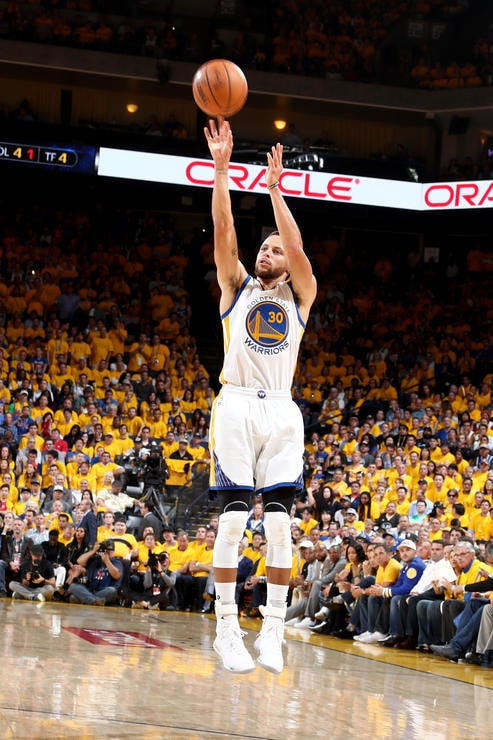
#> input picture src/nba_gm_data/gui/assets/dot-press/sources/curry-finals.jpg, 493 x 740 px
$ python build_dot_press.py
#> lines starting #> are read from the running program, lines starting #| are printed output that depends on the picture
"""Reproducible photographic cutouts and halftone review assets. No generated pixels."""
from pathlib import Path
import math
import json
import zipfile

import numpy as np
from PIL import Image, ImageDraw, ImageFilter, ImageFont

ROOT = Path(__file__).resolve().parents[1]
ASSETS = ROOT / 'src/nba_gm_data/gui/assets/dot-press'
OUT = ASSETS / 'exports'
SIZE = 1024

# Legacy selections now define framing only, never the exported photographic edges.
# Refined, source-resolution RGBA cutouts live in assets/dot-press/cutouts/.
MASKS = {
    'curry': {
        'file': 'curry-finals.jpg', 'ref': (493, 740),
        'polygons': [
            [(209,117),(215,121),(214,133),(217,138),(218,118),(222,117),(224,136),(226,122),(230,122),(232,137),(231,148),(227,156),(231,181),(232,207),(235,234),(240,261),(247,274),(251,270),(251,252),(258,240),(266,235),(278,235),(282,246),(285,257),(287,266),(291,271),(289,245),(282,223),(270,189),(266,180),(266,168),(269,156),(270,149),(274,150),(274,162),(277,144),(281,144),(281,162),(282,151),(285,153),(283,169),(280,181),(292,208),(300,232),(310,258),(315,280),(316,292),(311,307),(307,321),(302,339),(300,359),(296,380),(297,390),(303,412),(305,441),(303,471),(307,483),(297,489),(297,509),(295,536),(294,561),(291,584),(290,609),(286,624),(283,638),(283,653),(290,668),(290,676),(280,681),(266,676),(257,670),(254,661),(255,647),(261,624),(266,614),(266,595),(262,568),(259,541),(257,518),(255,505),(251,501),(248,519),(244,550),(238,583),(237,607),(239,626),(245,649),(254,662),(254,668),(241,672),(228,670),(220,665),(214,652),(211,637),(211,622),(214,604),(214,589),(213,565),(215,541),(218,520),(221,505),(220,490),(208,488),(208,467),(211,434),(212,414),(215,397),(215,387),(216,372),(216,351),(220,332),(220,314),(220,301),(216,287),(212,269),(211,249),(212,225),(212,201),(212,177),(213,159),(208,144),(204,131),(205,124),(208,126),(213,137)],
            [(219,59),(229,61),(239,67),(245,78),(248,91),(246,103),(239,112),(228,118),(215,117),(205,113),(197,104),(193,94),(192,83),(196,72),(205,63)],
        ],
        'holes': [[(240,263),(240,246),(235,216),(231,185),(231,171),(250,205),(267,226),(282,240),(278,234),(265,232),(254,239),(248,251),(247,264)]],
    },
    'rodman-detroit': {
        'file': 'rodman-detroit.jpg', 'ref': (1100,735),
        'polygons': [[(482,58),(497,51),(514,49),(535,50),(551,57),(563,68),(570,80),(575,103),(582,117),(595,117),(610,111),(620,94),(621,76),(627,58),(642,44),(659,40),(678,43),(690,50),(694,62),(691,76),(687,84),(688,93),(679,101),(674,114),(668,123),(680,130),(695,139),(702,151),(701,169),(691,188),(684,205),(679,226),(676,245),(672,261),(668,275),(676,285),(679,306),(682,329),(693,348),(704,372),(710,397),(709,423),(704,445),(694,466),(689,477),(691,490),(699,510),(700,537),(693,559),(686,570),(678,574),(668,569),(660,555),(653,534),(650,516),(650,495),(654,475),(657,462),(654,451),(643,435),(632,413),(621,386),(608,367),(590,359),(571,374),(544,389),(509,406),(478,426),(462,436),(458,451),(452,475),(443,498),(437,516),(436,539),(430,554),(427,569),(430,588),(431,608),(435,621),(432,634),(416,639),(390,635),(370,633),(350,628),(329,619),(314,609),(304,596),(304,589),(313,584),(327,578),(347,570),(368,562),(378,548),(384,531),(391,512),(398,491),(405,466),(412,442),(421,414),(436,390),(458,368),(481,348),(506,334),(522,327),(529,310),(540,293),(546,280),(548,263),(551,245),(550,221),(549,199),(538,201),(522,210),(506,211),(496,202),(492,185),(491,162),(491,143),(491,134),(482,126),(477,117),(474,101),(474,87),(479,74)]],
        'holes': [[(526,161),(531,149),(541,141),(550,143),(562,158),(558,177),(550,187),(540,188),(532,183)]],
    },
    'rodman-chicago': {
        'file':'rodman-white.png','ref':(720,720),
        'polygons': [[(476,199),(485,191),(498,186),(512,186),(522,191),(529,200),(531,214),(527,228),(520,242),(517,246),(530,247),(542,254),(550,266),(554,284),(556,301),(554,326),(551,346),(546,363),(538,374),(530,380),(540,385),(552,387),(563,395),(575,413),(580,432),(586,435),(594,416),(603,400),(610,395),(617,396),(622,405),(625,418),(624,435),(620,454),(614,473),(605,489),(596,499),(583,502),(574,498),(568,490),(565,477),(565,462),(558,459),(551,455),(540,451),(527,447),(512,443),(493,440),(479,440),(460,445),(443,447),(421,444),(405,442),(389,441),(375,444),(370,452),(370,468),(374,489),(376,513),(375,532),(375,547),(381,556),(378,568),(369,575),(349,578),(328,576),(311,570),(301,562),(296,553),(300,548),(310,549),(321,546),(330,544),(335,535),(338,516),(338,495),(338,478),(337,464),(332,448),(332,431),(334,416),(343,402),(359,395),(380,390),(403,388),(425,385),(444,384),(455,373),(458,364),(458,358),(445,355),(432,354),(419,354),(406,352),(391,347),(382,337),(378,324),(379,312),(378,304),(380,298),(379,294),(384,292),(387,296),(389,290),(396,282),(406,284),(414,280),(425,269),(435,248),(446,239),(459,235),(471,226),(472,218),(470,214),(474,209)]],
        'holes': [],
    },
    'allen': {
        'file':'allen.jpg','ref':(1280,1921),
        'polygons': [[(615,503),(624,501),(628,509),(631,502),(638,502),(641,515),(648,516),(653,527),(656,540),(653,559),(644,576),(638,597),(632,625),(625,651),(620,679),(614,702),(629,701),(644,705),(658,716),(669,730),(675,747),(671,768),(661,782),(679,797),(690,808),(701,780),(716,757),(726,739),(732,715),(735,687),(737,659),(738,626),(736,613),(730,599),(730,579),(726,568),(728,560),(735,558),(744,570),(751,553),(765,540),(775,533),(780,534),(781,539),(770,550),(776,548),(791,536),(797,538),(797,544),(780,560),(800,551),(805,553),(806,560),(783,578),(801,570),(807,572),(807,578),(785,597),(774,607),(765,616),(767,641),(770,671),(776,704),(775,728),(774,745),(767,769),(758,790),(753,810),(741,834),(728,860),(723,888),(722,922),(715,954),(707,988),(697,1019),(705,1041),(712,1068),(716,1103),(719,1143),(720,1182),(711,1222),(710,1263),(709,1300),(709,1340),(711,1377),(711,1413),(713,1442),(720,1474),(710,1489),(705,1505),(711,1525),(715,1547),(721,1565),(723,1586),(715,1597),(696,1597),(681,1590),(666,1575),(657,1558),(648,1546),(642,1533),(648,1518),(656,1501),(654,1498),(637,1496),(627,1487),(628,1470),(633,1440),(636,1406),(640,1372),(643,1338),(642,1302),(638,1270),(638,1240),(631,1214),(623,1226),(614,1257),(605,1283),(594,1305),(589,1339),(583,1370),(581,1403),(580,1436),(580,1462),(589,1487),(589,1504),(583,1515),(586,1535),(595,1563),(596,1580),(587,1589),(568,1594),(555,1588),(545,1579),(540,1563),(536,1542),(533,1520),(530,1505),(529,1487),(529,1465),(530,1446),(527,1423),(525,1398),(525,1370),(527,1340),(532,1305),(535,1270),(527,1233),(524,1194),(525,1152),(528,1115),(533,1076),(545,1043),(552,1024),(552,1002),(552,970),(548,947),(545,923),(542,903),(544,879),(550,874),(553,853),(556,824),(562,791),(570,757),(578,723),(586,688),(594,655),(601,622),(608,590),(609,573),(605,555),(605,536),(609,520)]],
        'holes': [],
        # The moving ball is separated from the fingertips; preserve it as photographed.
        'ellipses': [(589,388,692,493)],
    },
}


def cutout(key, spec):
#> called with key = 'curry'
    photo = Image.open(ASSETS/'sources'/spec['file']).convert('RGB')
#> photo is the input picture: PIL image 493x740 RGB; mean R, G, B 100.9, 82.6, 68.6
    sx, sy = photo.width/spec['ref'][0], photo.height/spec['ref'][1]
#> sx = 1; sy = 1
    mask = Image.new('L', photo.size)
#> mask: PIL image 493x740 L; every value is 0
    pen = ImageDraw.Draw(mask)
    for poly in spec['polygons']:
        pen.polygon([(round(x*sx),round(y*sy)) for x,y in poly], fill=255)
    for bounds in spec.get('ellipses', []):
        pen.ellipse(tuple(round(v*(sx if i%2==0 else sy)) for i,v in enumerate(bounds)), fill=255)
    for poly in spec['holes']:
        pen.polygon([(round(x*sx),round(y*sy)) for x,y in poly], fill=0)
    mask = mask.filter(ImageFilter.GaussianBlur(.55*max(sx,sy)))
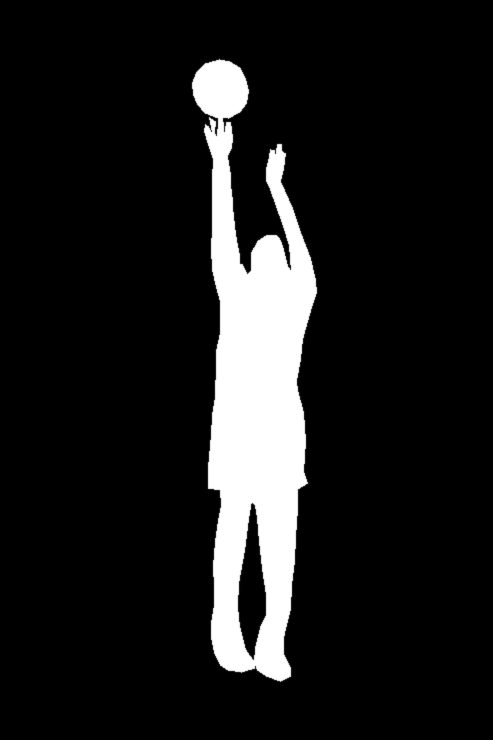
#> mask: PIL image 493x740 L; min 0, max 255, mean 28.4
    framing = mask.getbbox()
#> framing = (190, 57, 319, 684)
    refined_path = ASSETS/'cutouts'/f'{key}.png'
    if not refined_path.exists():
#> (the run stopped early here; a loop or call above may not have finished)
